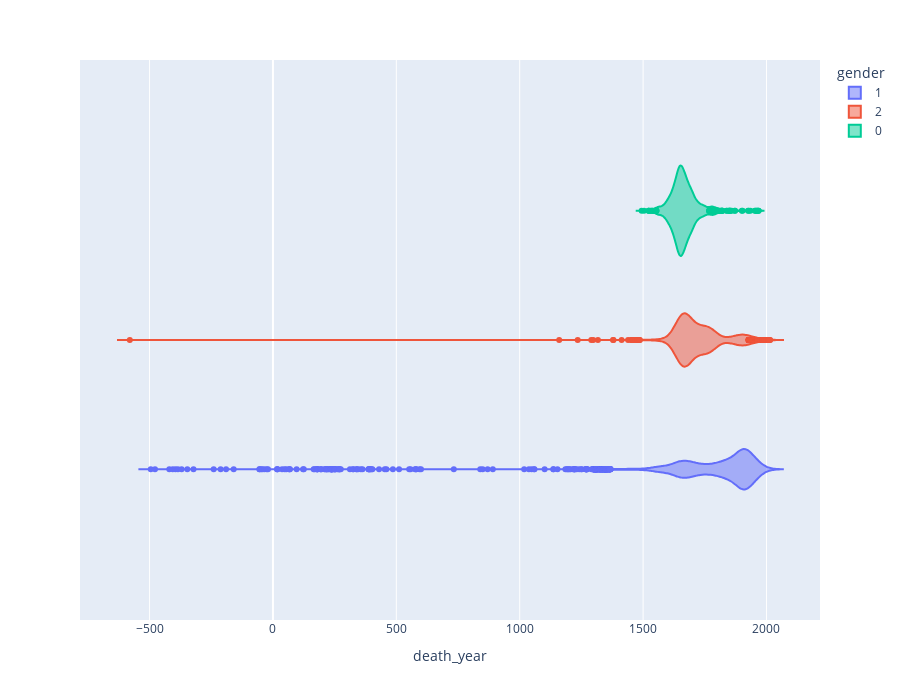

Notebook code cell kept with this figure:
### Markdown cell above
# Analyse des dates de mort

### Code cell
px.violin(actor, x='death_year', color='gender', height=700)

### Figure 1 — Plotly figure (JSON) as saved in the notebook; plotly's stock layout.template omitted (floating-point values rounded to 4 significant figures; data arrays with more than 128 entries replaced by an {"elided": "..."} marker saying what was removed)
{"data": [{"alignmentgroup": "True", "box": {"visible": false}, "hovertemplate": "gender=1<br>death_year=%{x}<extra></extra>", "legendgroup": "1", "marker": {"color": "#636efa"}, "name": "1", "offsetgroup": "1", "orientation": "h", "scalegroup": "True", "showlegend": true, "type": "violin", "x": {"elided": "47711 int values"}, "x0": " ", "xaxis": "x", "y0": " ", "yaxis": "y"}, {"alignmentgroup": "True", "box": {"visible": false}, "hovertemplate": "gender=2<br>death_year=%{x}<extra></extra>", "legendgroup": "2", "marker": {"color": "#EF553B"}, "name": "2", "offsetgroup": "2", "orientation": "h", "scalegroup": "True", "showlegend": true, "type": "violin", "x": {"elided": "10113 int values"}, "x0": " ", "xaxis": "x", "y0": " ", "yaxis": "y"}, {"alignmentgroup": "True", "box": {"visible": false}, "hovertemplate": "gender=0<br>death_year=%{x}<extra></extra>", "legendgroup": "0", "marker": {"color": "#00cc96"}, "name": "0", "offsetgroup": "0", "orientation": "h", "scalegroup": "True", "showlegend": true, "type": "violin", "x": {"elided": "1779 int values"}, "x0": " ", "xaxis": "x", "y0": " ", "yaxis": "y"}], "layout": {"height": 700, "legend": {"title": {"text": "gender"}, "tracegroupgap": 0}, "margin": {"t": 60}, "violinmode": "group", "xaxis": {"anchor": "y", "domain": [0, 1], "title": {"text": "death_year"}}, "yaxis": {"anchor": "x", "domain": [0, 1]}}}
